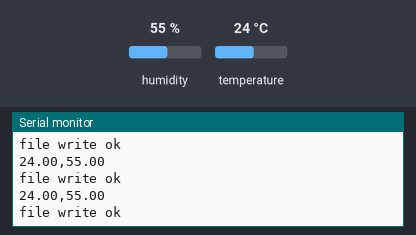
Recording of a sketch running on a simulated Arduino Uno, built with avr-gcc and run on an emulated ATmega328P. On the bench: the last lines printed to the serial monitor. The inputs (shaded band) are chosen by the test bench; at power-on: humidity 55 %, temperature 24 °C. Storage starts empty.

Above: at 4.8 s.
4.9 s: humidity set to 22 %
At 8.7 s:
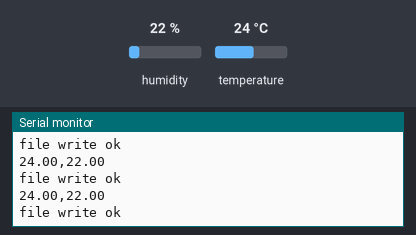
8.9 s: temperature set to 12 °C
At 12.5 s:
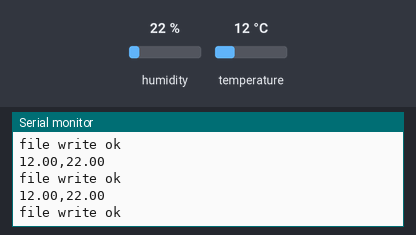
12.9 s: humidity set to 40 %
At 13.8 s:
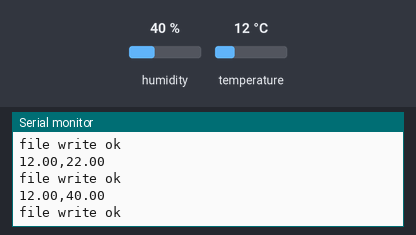
Timing chart, 0 to 15.9 s (numbered marks = the images above; inputs shaded):
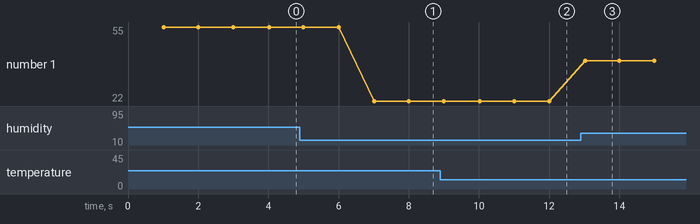

Measured:
- after the input at 4.9 s, the serial monitor: prints a new line after 2.1 s (image 1)
- after the input at 8.9 s, the serial monitor: prints a new line after 1.1 s (image 2)
- after the input at 12.9 s, the serial monitor: prints a new line after 0.12 s (image 3)
- plotted number 1: 55 → 22 after the input at 4.9 s, 22 → 40 after the input at 12.9 s

The sketch:

03-29-2.ino
```cpp
#include <SPI.h>
#include <SD.h>
#include "DHT.h"

const int chipSelect = 10;

unsigned long currTime = 0;
unsigned long prevTime = 0;

int cnt = 0;

#define DHTPIN 3

#define DHTTYPE DHT11

DHT dht(DHTPIN, DHTTYPE);

File dataFile;

void setup() {
  Serial.begin(9600);
  if (!SD.begin(chipSelect)) while (1);
  Serial.println("init sd card");
  dht.begin();
}

void loop() {
  currTime = millis();
  if (currTime - prevTime >= 1000)
  {
    prevTime = currTime;
    float humi = dht.readHumidity();
    float temp = dht.readTemperature();
    Serial.print(temp);
    Serial.print(",");
    Serial.println(humi);
    if (temp >= 0 && temp <= 60)
    {
      dataFile = SD.open("temphumi.txt", FILE_WRITE);
      if (dataFile) {
        dataFile.print(temp);
        dataFile.print(",");
        dataFile.println(humi);
        dataFile.close();
        Serial.println("file write ok");
      }
      else Serial.println("error opening file");
    }
  }
}
```
